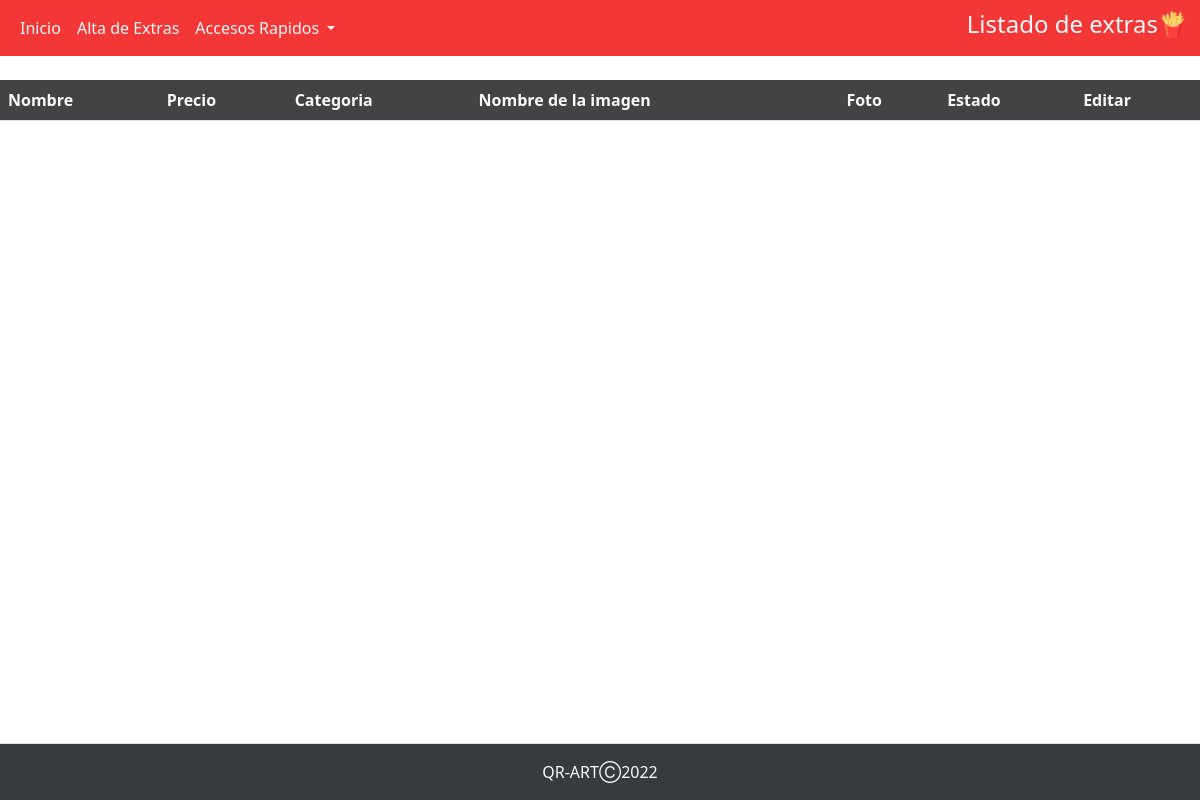
The page /perfiles/perfil_admin/abm_extras/modificacion_extra.php on the database as committed earlier.
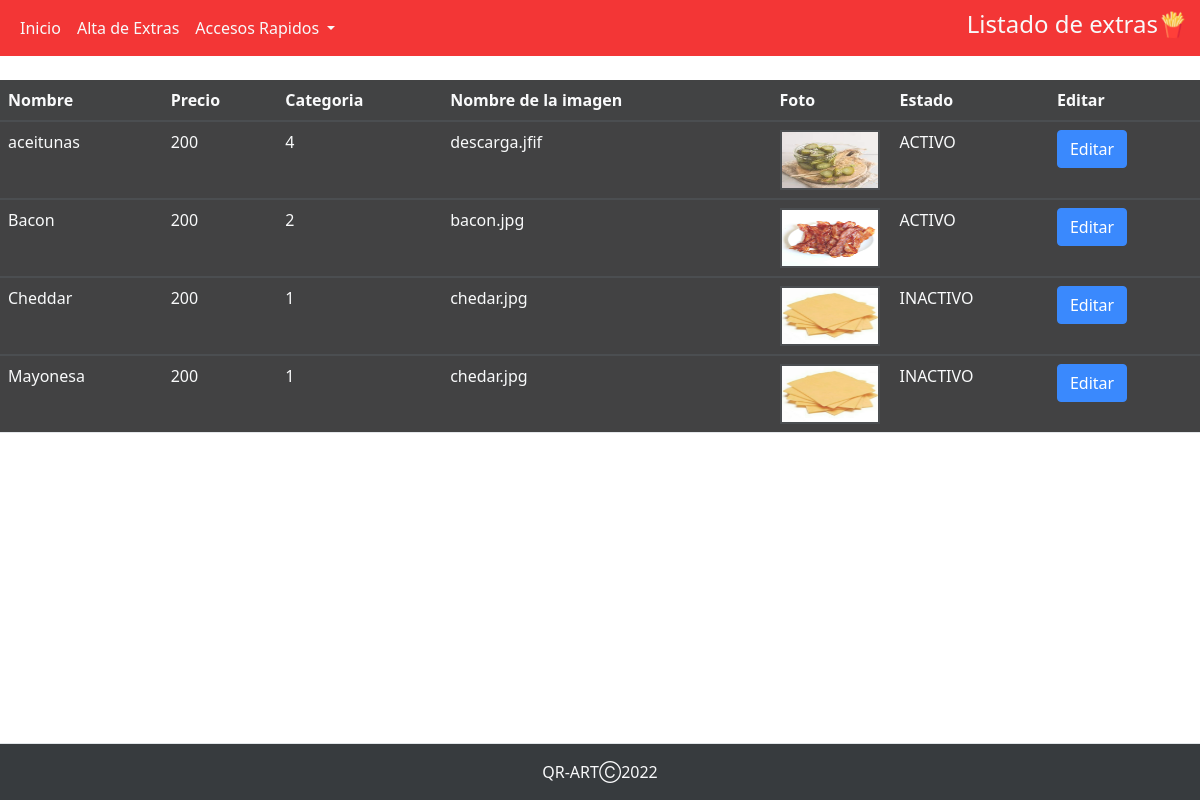
The same page on the database as committed later.
### tables this page shows
CREATE TABLE `extra` (
  `cod_extra` int(6) NOT NULL,
  `categ_extra` text NOT NULL,
  `nombre_extra` text NOT NULL,
  `precio_extra` decimal(11,0) NOT NULL,
  `foto_extra` text NOT NULL,
  `estado_extra` tinyint(1) NOT NULL
);

### perfiles/perfil_admin/abm_extras/modificacion_extra.php (the view, shortened to what this page needs)
<?php
$conexion=mysqli_connect("localhost","root","","qr_art");
?>
<!DOCTYPE html>
<html lang="en">
<head>
    <link rel="stylesheet" href="https://cdnjs.cloudflare.com/ajax/libs/twitter-bootstrap/5.1.3/css/bootstrap.min.css">
    <link rel="stylesheet" href="https://cdn.datatables.net/1.12.1/css/dataTables.bootstrap5.min.css">
    <link rel="stylesheet " href="../../../assets/nav.css">
    <link rel="stylesheet " href="../../../assets/backp.css">
    <link rel="stylesheet " href="../../../assets/table.css">
</head>
<body>
<nav class="navbar navbar-expand-lg">
  <div class="container-fluid">
    <div class="collapse navbar-collapse" id="navbarSupportedContent">
      <ul class="navbar-nav me-auto mb-2 mb-lg-0">
        <li class="nav-item">
          <a class="nav-link active text-light" aria-current="page" href="../perfil_admin.php">Inicio</a>
        </li>
        <li class="nav-item">
          <a class="nav-link text-light" href="./alta_extra.php">Alta de Extras</a>
        </li>
        <li class="nav-item dropdown">
          <a class="nav-link dropdown-toggle text-light" href="#" id="navbarDropdown" role="button" data-bs-toggle="dropdown" aria-expanded="false">
            Accesos Rapidos
          </a>
        </li>
      </ul>
      <h4 class="text-sm-center text-light">Listado de extras🍟</h4>
    </div>
  </div>
</nav>
  <br>
  <table id="extra" name="extra" class="table table-striped" style="width:100%">
        <thead>
            <tr class="text-light">
                <th class="text-light">Nombre</th>
                <th class="text-light">Precio</th>
                <th class="text-light">Categoria</th>
                <th class="text-light">Nombre de la imagen</th>
                <th class="text-light">Foto</th>
                <th class="text-light">Estado</th>
                <th class="text-light">Editar</th>
            </tr>
        </thead>
        <?php
        $sql="SELECT * from extra ORDER BY nombre_extra ASC";
        $result=mysqli_query($conexion, $sql);
        while($mostrar=mysqli_fetch_array($result)){
        ?>
        <tbody>
            <tr>
                <td class="text-light"><?php echo $mostrar['nombre_extra'] ?></td>
                <td class="text-light"><?php echo $mostrar['precio_extra'] ?></td>
                <td class="text-light"><?php echo $mostrar['categ_extra'] ?></td>
                <td class="text-light"><?php echo $mostrar['foto_extra'] ?></td>
                <td style="width: 10%;"><img id="image" name="image" style="border: 2px solid ; width: 100px; height: 60px;" alt="" src="<?php echo "../../../imagenes/extras/".$mostrar['foto_extra'] ?>"></td>
                <td class="text-light"><?php if($mostrar['estado_extra'] == 0){echo "INACTIVO";}else{echo "ACTIVO";} ?></td>
                <td>
                <a class= "btn btn-primary" href="actualizar_extras.php?id=<?php echo $mostrar['cod_extra']?>" class="table__item__link" >Editar</a>
                </td>
            </tr>
        </tbody>
        <?php
        }
        ?>
    </table>
<footer class="py-3 mt-5 border-top bg-dark fixed-bottom">
            <p class="col-md-12 mb-0 text-light text-center">QR-ARTⒸ2022</p>
    </footer>
</body>
</html>

### assets/nav.css (style rules this page uses)
.navbar-expand-lg { background-color: #f00f0fee; }

### assets/backp.css (style rules this page uses)
* { margin: 0; padding: 0; }
body { background-image: url('../assets/img/20.jpg'); background-repeat: no-repeat; background-size: cover; opacity: 0.9; width: calc((100%/3)-10px); }

### assets/table.css (style rules this page uses)
table { background-color: rgb(23, 24, 25); opacity: 0.9; margin-bottom: 40rem; }

Rows that differ between the two databases and show on the page:
added extra: nombre_extra "aceitunas", precio_extra "200", categ_extra "4", foto_extra "descarga.jfif", foto_extra (picture), estado_extra "ACTIVO"
added extra: nombre_extra "Bacon", precio_extra "200", categ_extra "2", foto_extra "bacon.jpg", foto_extra (picture), estado_extra "ACTIVO"
added extra: nombre_extra "Cheddar", precio_extra "200", categ_extra "1", foto_extra "chedar.jpg", foto_extra (picture), estado_extra "INACTIVO"
added extra: nombre_extra "Mayonesa", precio_extra "200", categ_extra "1", foto_extra "chedar.jpg", foto_extra (picture), estado_extra "INACTIVO"
